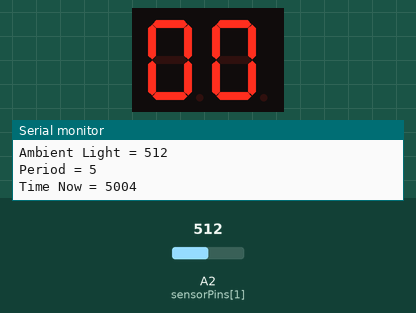
Recording of a sketch running on a simulated Arduino Uno, built with avr-gcc and run on an emulated ATmega328P. Shown: 2-digit seven-segment display, the last lines printed to the serial monitor. Wiring (inferred from the names in the program): 2-digit 7-segment display, segments lit when LOW: segments pin 13, pin 12, pin 11, pin 10, pin 9, pin 8, pin 7; digit selects pin 6, pin 5. The inputs (shaded band) are chosen by the test bench; at power-on: A2 (sensorPins[1]) = 512. Random numbers use the default seed unless the sketch sets one; the segment pins are drawn as the display they are named for.

Above: at 5.8 s.
5.9 s: A2 (sensorPins[1]) set to 716
At 7.2 s:
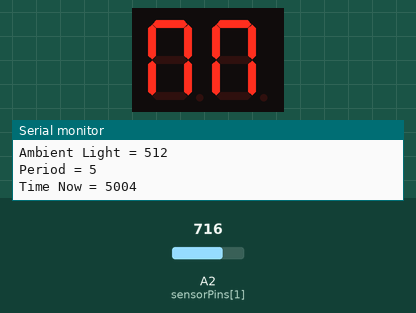
10.2 s: A2 (sensorPins[1]) set to 900
At 11.33 s:
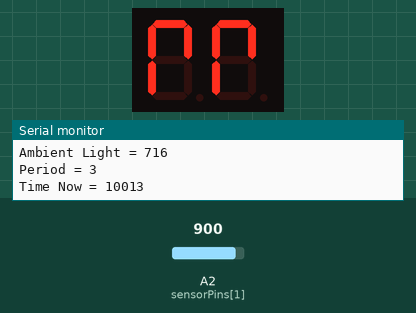
Timing chart, 0 to 13.2 s (numbered marks = the images above; inputs shaded):
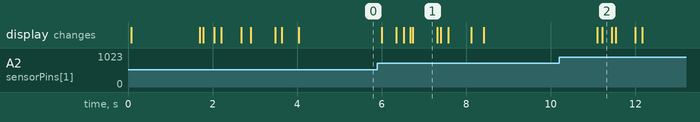

Measured:
- what the display in image 1 shows lasts 0.6 s, from 6.7 s to 7.3 s

The sketch:

Program5_Twinkle.ino
```cpp
// Pius Wong, 4/28/2016
// personal project
// This program is supposed to have lights softly falling down row by row
// Modified from "White on White" program.  Arrays "row" and "col" may not be
// intuitively defined, because the original "White on White" grid program
// may have swapped rows and columns.  Here row[] describes the grounded wires
// going more or less vertically, while [col] has the powered wires running
// more or less horizontally.
// ===========================================================================
boolean debug = true;

// Set the LED variables
// LED pins for power rows, top to bottom
int row[] = {13, 12, 11, 10, 9, 8};
const int sizeRow = 6;
// LED pins for ground columns, left to right
int col[] = {5, 6, 7};
const int sizeCol = 3;
// LED pins for light sensor
int sensorPins[] = {A1, A2, A3};  // 0v, signal, 5v

// counters
int count = 0;   // initializing brightness array
int count2 = 0;  // initializing brightness array
int count3 = 0;  // multiplexing counter for PWM
int count4 = 0;
int count5 = 0;  // tracking rows in PWM
int count5b = 0; // tracking cols in PWM
int count6 = 0;

// timing
// 21 ms PWM cycle time seems to work; 1/21 duty cycle still smooth
long cycletime = 500; //us; 15000;  15000 was good for 4 columns; 8000 seems to be OK for 3 columns
int timesegments = 50;  // should divide evenly into cycletime.
                         // This sets smallest PWM increment, and hence smallest brightness increment
int timestep = cycletime/timesegments; // = cycletime/timesegments..
                                  // Can be directly defined because of variable type issues
int timeon;
int timeoff;
int timenow;
int timeshift;
//int timeshiftstart;

// brightness matrix variables
int brightness[sizeRow][sizeCol];
int ledPeriod[sizeRow][sizeCol];
int ledShift[sizeRow][sizeCol];

// sensing
boolean trigger = false;


void setup() {

  // Initialize and turn off all LEDs.
  for (int count = 0; count < sizeCol; count++){
    pinMode(col[count], OUTPUT);
    digitalWrite(col[count], LOW);
  }
  for (int count = 0; count < sizeRow; count++){
    pinMode(row[count], OUTPUT);
    digitalWrite(row[count], LOW);
  }

  // Turn on LEDs
  for (count = 0; count < sizeCol; count++){
    digitalWrite(row[count], HIGH);
  }

  randomSeed(analogRead(A0));
  if (debug==true){
    Serial.begin(9600);
  }

  // Initialize brightness array.  It is ZERO-INDEXED!
  for (count=0; count < sizeRow; count++){
    for (count2=0; count2 < sizeCol; count2++){
      brightness[count][count2] = 0;
    }
  }

  // Initialize light sensor pins
  pinMode(sensorPins[0], OUTPUT);
  pinMode(sensorPins[2], OUTPUT);
  digitalWrite(sensorPins[0], LOW);  // 0v
  digitalWrite(sensorPins[2], HIGH); // 5v

}


void loop() {

  // Sense environment
  int ambientLight = analogRead(sensorPins[1]); // 0 = darkest, 1023 = brightest
  if (debug==true){
    Serial.print("Ambient Light = ");
    Serial.println(ambientLight);    //debug
  }
  int periodMax = map(ambientLight, 0, 1023, 12, 0);

  // set timing MAXIMUM, over all LEDs. Bias toward longer period when darker ambient light.
  int period = random(0.2*periodMax, periodMax); // seconds
  if (debug==true){
    Serial.print("Period = ");
    Serial.println(period);  // debug
  }
  int timecyclestart = millis();
//  timeshiftstart = timecyclestart;
//  int timeshift = random(50,1000); // milliseconds
//  timeshift = timeshift*random(70,100)/100;  // skew distribution hack, instead of uniform distribution
  if (debug==true){
    Serial.print("Time Now = ");
    Serial.println(timenow);  // debug
  }
  boolean loopdone = false;

  // Set brightness matrix parameters according to max time. Each LED is individual.
  for(count6=0; count6<sizeRow; count6++){
    for(count3=0; count3<sizeCol; count3++){
      // Set periods for each LED.
      ledPeriod[count6][count3] = random(0, period); // seconds
      // Set time shifts for each LED.
      ledShift[count6][count3] = random(0, 1000*(period - ledPeriod[count6][count3])); // milliseconds
    }
  }

  // Let LEDs shine through one full cycle
  while(loopdone == false)
  {

    // Get time
    timenow = millis();
    // .print("timenow = "); Serial.println(timenow);  // debug

    // Set brightness matrix according to brightness matrix parameters above while() loop.
    for(count6 = 0; count6<sizeRow; count6++)  // go row by row
    {
      for(count3 = 0; count3<sizeCol; count3++) // go col by col
      {
        // If the time window is right...
        if( timenow - timecyclestart <= (ledPeriod[count6][count3]*1000 + ledShift[count6][count3]) ) // time < end of ledPeriod
        {
          if( timenow - timecyclestart >= ledShift[count6][count3] ) // time > start of period
          {
            // ...set brightness according to a sinusoidal equation.  "timesegments" corresponds to brightness increments, too.
            for (count3=0; count3<sizeCol; count3++){
              float coeff = 2*3.14159/ledPeriod[count6][count3];
              brightness[count6][count3] = round( (timesegments-2)*0.5*(
                  1 - cos( coeff*(timenow-timecyclestart-ledShift[count6][count3])/1000 )) + 2);
              // Serial.print(brightness[count6][count3]); Serial.print(" ");
            }
          }
        }
        else{  // Otherwise just set it to zero.
          brightness[count6][count3] = 0;
        }
      }
      // Serial.println("");
    }

    // Start one PWM cycle.
    // Default is LEDs are on. Turn off as needed for PWM.
    for (count4=0; count4 < timesegments; count4++)  // for 0 to (max-1)...
    {

      // As time segments pass in PWM, turn LEDs on and off as needed.
      for (count5b=0; count5b < sizeCol; count5b++) // check col by col
      {
        int colOfInterest = count5b; // This is the column to adjust.
        // Prepare a column for activation; turn off the others.
        for (count3=0; count3 < sizeCol; count3++){
          if (count3 == colOfInterest){
            digitalWrite(col[count3], LOW);  // Ground the column of interest.
          }
          else if (count3 != colOfInterest){
            digitalWrite(col[count3], HIGH);  // Reverse-bias the column of interest.
          }
        }

        for (count5=0; count5 < sizeRow; count5++) // check row by row
        {
          int rowOfInterest = count5;  // This is the row to adjust.
//          if (debug==true)
//          {
//           Serial.print("Time segment "); Serial.print(count4);
//           Serial.print("  Brightness "); Serial.println(brightness[rowOfInterest][colOfInterest]); // debug
//          }
          // Turn on LEDs at start of cycle if needed (if brightness > 0)
          if (count4 == 0 && brightness[rowOfInterest][colOfInterest] > 0 ){
            digitalWrite(row[rowOfInterest], HIGH);
          }
          // If current time segment matches the intended brightness level...
          else if (count4 == brightness[rowOfInterest][colOfInterest]){
            // ...turn LED in that row off.
            digitalWrite(row[rowOfInterest], LOW);
          }
        }

        // Leave some time for the LEDs to do their thing for one column.
        delayMicroseconds(timestep);
        // Serial.println(micros()); // debug
      }

    }

    // Turn off LEDs after one PWM cycle
    for (count = 0; count < sizeRow; count++){
      digitalWrite(row[count], LOW);
    }

    // Check if the cycle is done
    if( timenow - timecyclestart > (period*1000) )
    {
      loopdone = true;
    }

  }
}
```
